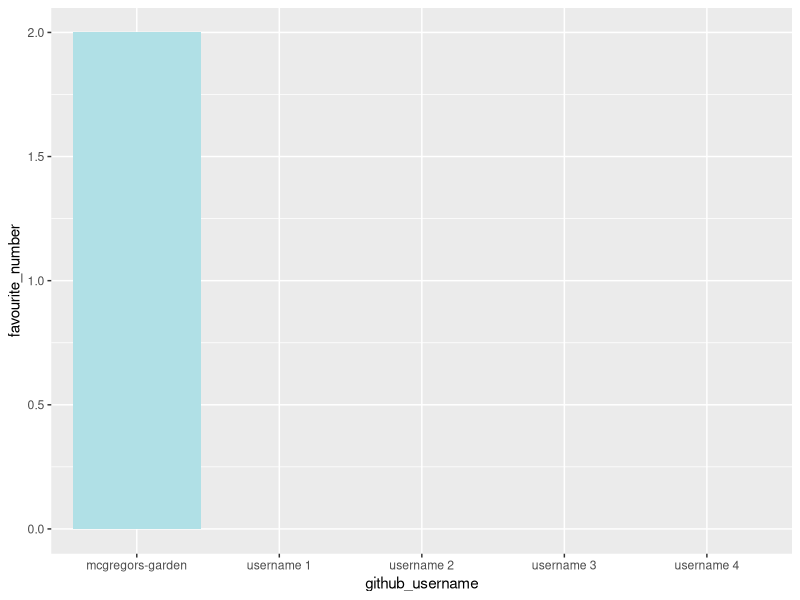

This chart was generated by the following R code:
## ---- chunk 1
library(tidyverse) 
## ---- chunk 2
team_data <- tibble(
  name = c("Peter Rabbit", "member 1", "member 2", 
           "member 3", "member 4"),
  github_username = c("mcgregors-garden", "username 1", "username 2", 
                      "username 3", "username 4"), 
  colour = c("powderblue", "colour 1", "colour 2", 
             "colour 3", "colour 4"),
  hobby = c("Hopping", "hobby 1", "hobby 2", 
            "hobby 3", "hobby 4"),
  favourite_number = c(2, NA, NA, NA, NA)
  )

team_data
## ---- chunk 3
p1 <- ggplot(data = team_data, 
             mapping = aes(x = github_username, 
                           y = favourite_number,
                           fill = colour), 
             ) +
   geom_col() +
   scale_fill_identity()
p1
